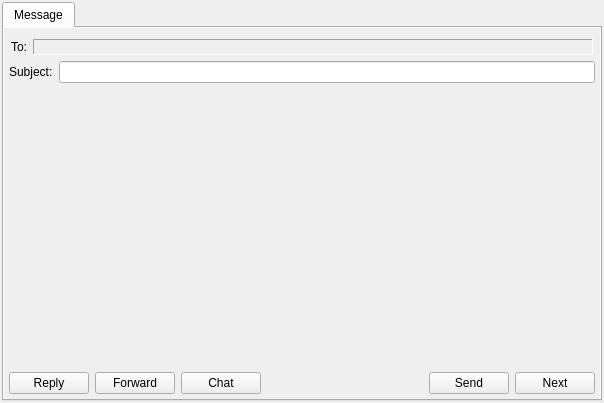
<?xml version="1.0" encoding="UTF-8"?>
<ui version="4.0">
 <class>MessageWindowClass</class>
 <widget class="QMainWindow" name="MessageWindowClass">
  <property name="geometry">
   <rect>
    <x>0</x>
    <y>0</y>
    <width>604</width>
    <height>403</height>
   </rect>
  </property>
  <property name="iconSize">
   <size>
    <width>16</width>
    <height>16</height>
   </size>
  </property>
  <property name="dockNestingEnabled">
   <bool>true</bool>
  </property>
  <widget class="QWidget" name="centralWidget">
   <property name="autoFillBackground">
    <bool>true</bool>
   </property>
   <layout class="QVBoxLayout">
    <property name="margin">
     <number>2</number>
    </property>
    <item>
     <widget class="QTabWidget" name="wdtTabs">
      <property name="currentIndex">
       <number>0</number>
      </property>
      <widget class="QWidget" name="tabMessage">
       <property name="autoFillBackground">
        <bool>true</bool>
       </property>
       <attribute name="title">
        <string>Message</string>
       </attribute>
       <layout class="QVBoxLayout" name="verticalLayout">
        <property name="margin">
         <number>5</number>
        </property>
        <item>
         <widget class="QWidget" name="wdtInfo" native="true"/>
        </item>
        <item>
         <widget class="QWidget" name="wdtReceivers" native="true">
          <property name="sizePolicy">
           <sizepolicy hsizetype="Ignored" vsizetype="Preferred">
            <horstretch>0</horstretch>
            <verstretch>0</verstretch>
           </sizepolicy>
          </property>
          <layout class="QHBoxLayout">
           <property name="leftMargin">
            <number>2</number>
           </property>
           <property name="topMargin">
            <number>0</number>
           </property>
           <property name="rightMargin">
            <number>2</number>
           </property>
           <property name="bottomMargin">
            <number>0</number>
           </property>
           <item>
            <widget class="QLabel" name="lblReceiversLabel">
             <property name="text">
              <string>To:</string>
             </property>
            </widget>
           </item>
           <item>
            <widget class="QLabel" name="lblReceivers">
             <property name="sizePolicy">
              <sizepolicy hsizetype="Expanding" vsizetype="Preferred">
               <horstretch>0</horstretch>
               <verstretch>0</verstretch>
              </sizepolicy>
             </property>
             <property name="frameShape">
              <enum>QFrame::Panel</enum>
             </property>
             <property name="frameShadow">
              <enum>QFrame::Sunken</enum>
             </property>
             <property name="text">
              <string/>
             </property>
             <property name="wordWrap">
              <bool>true</bool>
             </property>
             <property name="margin">
              <number>2</number>
             </property>
            </widget>
           </item>
          </layout>
         </widget>
        </item>
        <item>
         <widget class="QWidget" name="wdtSubject" native="true">
          <layout class="QHBoxLayout" name="horizontalLayout">
           <property name="margin">
            <number>0</number>
           </property>
           <item>
            <widget class="QLabel" name="lblSubject">
             <property name="text">
              <string>Subject:</string>
             </property>
             <property name="buddy">
              <cstring>lneSubject</cstring>
             </property>
            </widget>
           </item>
           <item>
            <widget class="QLineEdit" name="lneSubject"/>
           </item>
          </layout>
          <zorder>lneSubject</zorder>
          <zorder>lblSubject</zorder>
         </widget>
        </item>
        <item>
         <widget class="QWidget" name="wdtToolBar" native="true"/>
        </item>
        <item>
         <widget class="QWidget" name="wdtMessage" native="true">
          <property name="sizePolicy">
           <sizepolicy hsizetype="Expanding" vsizetype="Expanding">
            <horstretch>0</horstretch>
            <verstretch>0</verstretch>
           </sizepolicy>
          </property>
         </widget>
        </item>
        <item>
         <widget class="QWidget" name="wdtButtons" native="true">
          <layout class="QHBoxLayout">
           <property name="margin">
            <number>0</number>
           </property>
           <item>
            <widget class="QPushButton" name="pbtReply">
             <property name="text">
              <string>Reply</string>
             </property>
            </widget>
           </item>
           <item>
            <widget class="QPushButton" name="pbtForward">
             <property name="text">
              <string>Forward</string>
             </property>
            </widget>
           </item>
           <item>
            <widget class="QPushButton" name="pbtChat">
             <property name="text">
              <string>Chat</string>
             </property>
            </widget>
           </item>
           <item>
            <spacer>
             <property name="orientation">
              <enum>Qt::Horizontal</enum>
             </property>
             <property name="sizeHint" stdset="0">
              <size>
               <width>40</width>
               <height>20</height>
              </size>
             </property>
            </spacer>
           </item>
           <item>
            <widget class="QPushButton" name="pbtSend">
             <property name="text">
              <string>Send</string>
             </property>
            </widget>
           </item>
           <item>
            <widget class="QPushButton" name="pbtNext">
             <property name="text">
              <string>Next</string>
             </property>
            </widget>
           </item>
          </layout>
         </widget>
        </item>
       </layout>
      </widget>
     </widget>
    </item>
   </layout>
  </widget>
 </widget>
 <layoutdefault spacing="6" margin="11"/>
 <tabstops>
  <tabstop>wdtTabs</tabstop>
  <tabstop>lneSubject</tabstop>
  <tabstop>pbtNext</tabstop>
  <tabstop>pbtSend</tabstop>
  <tabstop>pbtReply</tabstop>
  <tabstop>pbtChat</tabstop>
 </tabstops>
 <resources/>
 <connections/>
</ui>
